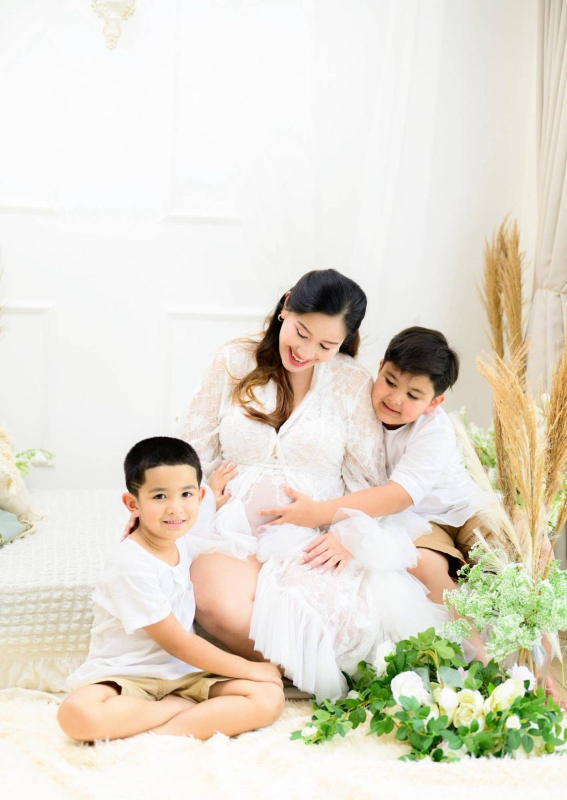
#> input picture dreamchaser-site/assets/photos/family-1.jpg, 1134 x 1600 px (shown at 1/2 size)
$ python -i gacha_assets.py   (imports and definitions only)
#> lines starting #> are read from the running program, lines starting #| are printed output that depends on the picture; after the words box and inside, x2 and y2 are one past the last pixel; in counts of white or black regions, pixels touching at a corner belong together
#> further down, picture is the input picture: PIL image 1134x1600 RGB; mean R, G, B 227.1, 221.5, 208.1
#!/usr/bin/env python3
"""SimplyGachamia asset tooling: init | cutout | qa | manifest | sheets.

Filename convention (inside Expressions/, Poses/, Master/, Flashback/):
  <Char>_<Expression>_<Pose>.png   e.g. Yuna_Happy_Standing.png
  <Char>_<Pose>.png                e.g. Minho_HoldingUmbrella.png (pose-only)
  <Char>_Flashback_<Pose>.png      e.g. Yuna_Flashback_Sitting.png
"""
import argparse, json, sys
from collections import deque
from pathlib import Path
import numpy as np
from PIL import Image, ImageDraw, ImageFont

# [1 line that did not run here, left out]
# [1 line that did not run here, left out]
SUBDIRS = {"Yuna": ["Master", "Expressions", "Poses", "Flashback"],
           "Minho": ["Master", "Expressions", "Poses", "Flashback"],
           "Jihoon": ["Master", "Expressions", "Poses"],
           "Sera": ["Master", "Expressions", "Poses"]}


def root_of(base): return Path(base) / "SimplyGachamia" / "StrangersAgain"


# [7 lines left out: function cmd_init, not called in this run]


def cutout(im, bg=None, tol=24):
    """Remove a solid background by flood-filling from the border (keeps interior
    pixels that happen to match, e.g. white socks) and softening the edge."""
#> called with tol = 24
    im = im.convert("RGBA"); px = np.array(im); h, w = px.shape[:2]
#> after `h, w = px.shape[:2]`: h = 1600; w = 1134
    rgb = px[..., :3].astype(int)
    if bg is None: bg = tuple(rgb[0, 0])
#> bg = (243, 245, 242)
    close = (np.abs(rgb - np.array(bg)).sum(-1) <= tol * 3)
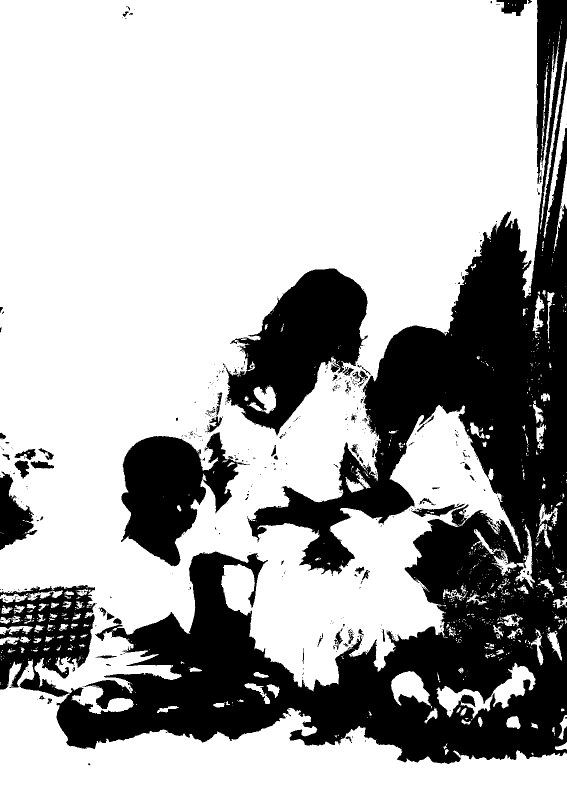
#> close: shape (1600, 1134) bool (shown at 1/2 size); 69.3% white; 530 black regions (452 under 20 px), largest, box (x1, y1, x2, y2) and area: (0, 0, 1134, 1528) 454549, (451, 537, 736, 871) 49597, (242, 864, 500, 1133) 36390
    seen = np.zeros((h, w), bool); q = deque()
    for x in range(w):
        for y in (0, h - 1):
            if close[y, x] and not seen[y, x]: seen[y, x] = True; q.append((y, x))
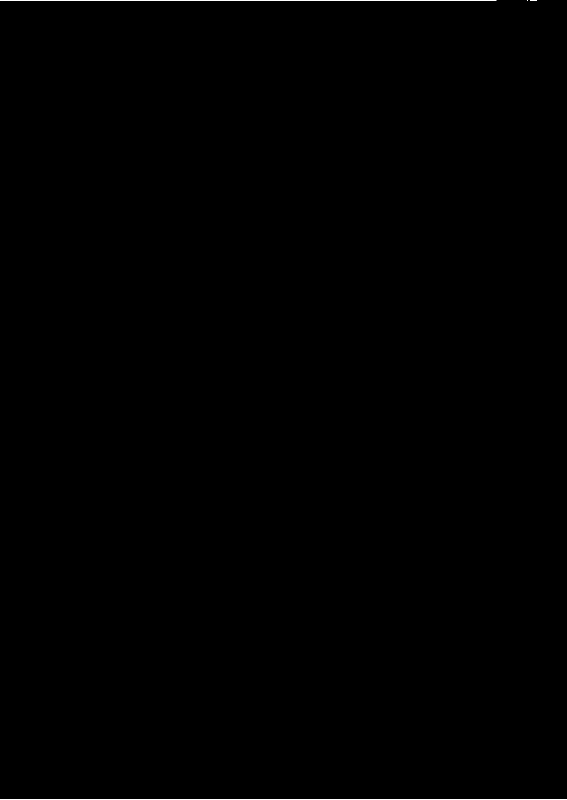
#> seen: shape (1600, 1134) bool (shown at 1/2 size); 0.12% white in thin lines or dots
    for y in range(h):
        for x in (0, w - 1):
            if close[y, x] and not seen[y, x]: seen[y, x] = True; q.append((y, x))
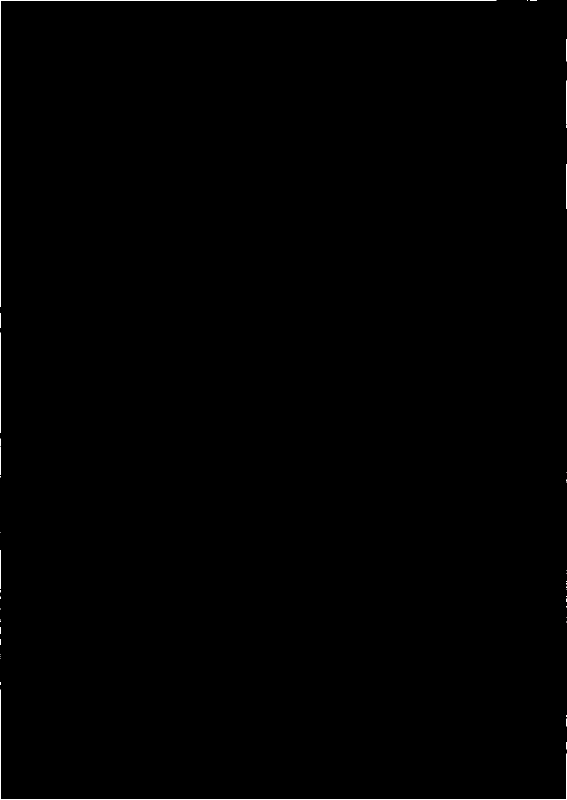
#> seen: shape (1600, 1134) bool (shown at 1/2 size); 0.21% white in thin lines or dots
    while q:
        y, x = q.popleft()
        for dy, dx in ((1,0),(-1,0),(0,1),(0,-1)):
            ny, nx = y + dy, x + dx
            if 0 <= ny < h and 0 <= nx < w and close[ny, nx] and not seen[ny, nx]:
                seen[ny, nx] = True; q.append((ny, nx))
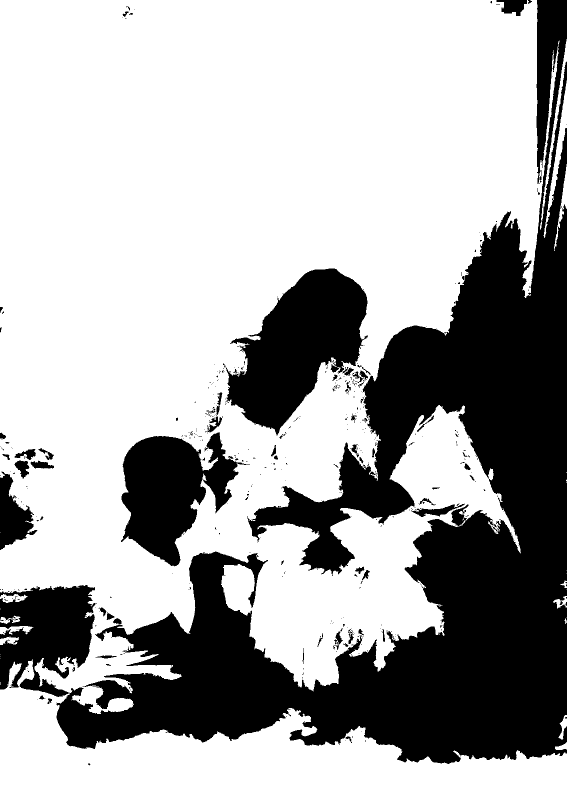
#> seen: shape (1600, 1134) bool (shown at 1/2 size); 67.4% white; 472 black regions (396 under 20 px), largest, box (x1, y1, x2, y2) and area: (0, 0, 1134, 1528) 487146, (451, 537, 736, 871) 51657, (242, 864, 500, 1133) 36562
    alpha = np.where(seen, 0, 255).astype(np.uint8)
    # 1px edge softening + decontaminate border pixels toward foreground
    a_img = Image.fromarray(alpha).filter(__import__("PIL.ImageFilter", fromlist=["x"]).GaussianBlur(0.7))
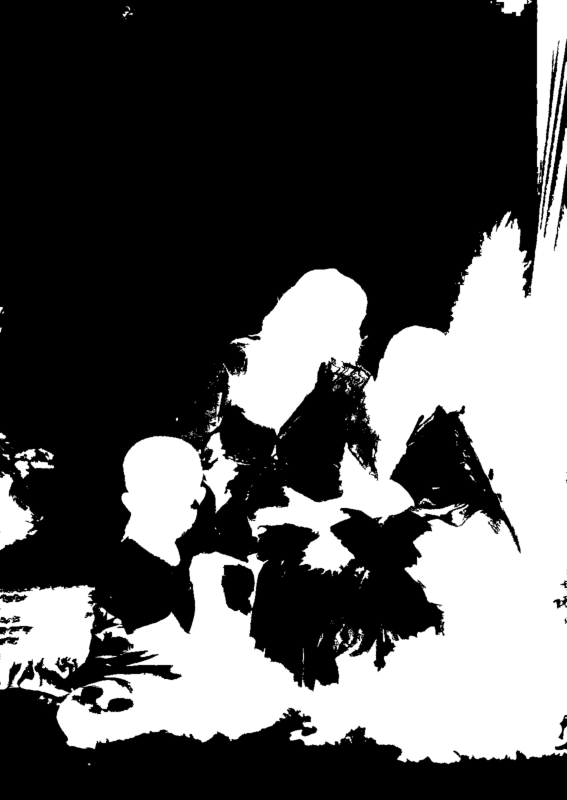
#> a_img: PIL image 1134x1600 L (shown at 1/2 size); min 0, max 255, mean 83.1
    px[..., 3] = np.array(a_img)
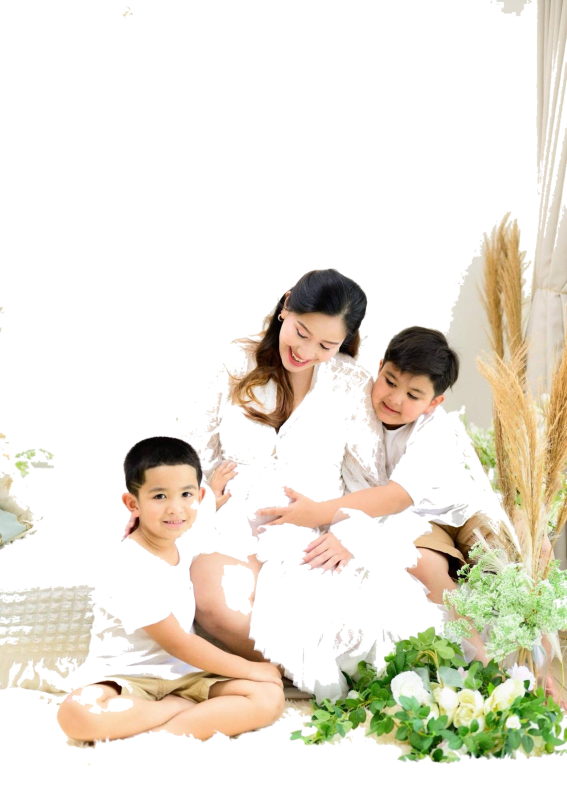
#> px: shape (1600, 1134, 4) (shown at 1/2 size); mean R, G, B, A 227.1, 221.5, 208.1, 83.1; transparent parts drawn white
    return Image.fromarray(px)


# [21 lines left out: functions cmd_cutout, parse_name, not called in this run]


def scan(r):
    for f in sorted((r / "Characters").rglob("*.png")):
        yield f, parse_name(f.stem)


# [50 lines left out: functions cmd_qa, cmd_manifest, font, not called in this run]


def fit(im, w, h):
    s = min(w / im.width, h / im.height); return im.resize((max(1, int(im.width * s)), max(1, int(im.height * s))), Image.LANCZOS)


# [30 lines left out: function cmd_sheets, not called in this run]


# [6 lines not run here, left out]

>>> from PIL import Image
>>> picture = Image.open('../dreamchaser-site/assets/photos/family-1.jpg')
>>> result = cutout(picture)
